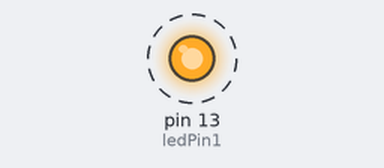
A sketch run on a simulated Arduino Uno, built with avr-gcc and run on an emulated ATmega328P. Parts: output pins drawn as LEDs (lit = HIGH). Dashed ring = blinking.

Above: at 0.02 s.
Timing chart, 0 to 3.0 s (numbered marks = the images above):
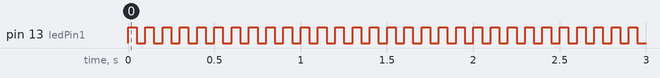

Measured:
- by itself, pin 13 (ledPin1): alternates HIGH for 0.05 s and LOW for 0.05 s

The sketch:

urgent.ino
```cpp
int ledPin1 = 13;

void setup() {

  pinMode(ledPin1, OUTPUT);

}
void loop() {

  digitalWrite(LED_BUILTIN, HIGH);
  delay(50);
  digitalWrite(LED_BUILTIN, LOW);
  delay(50);
}
```
